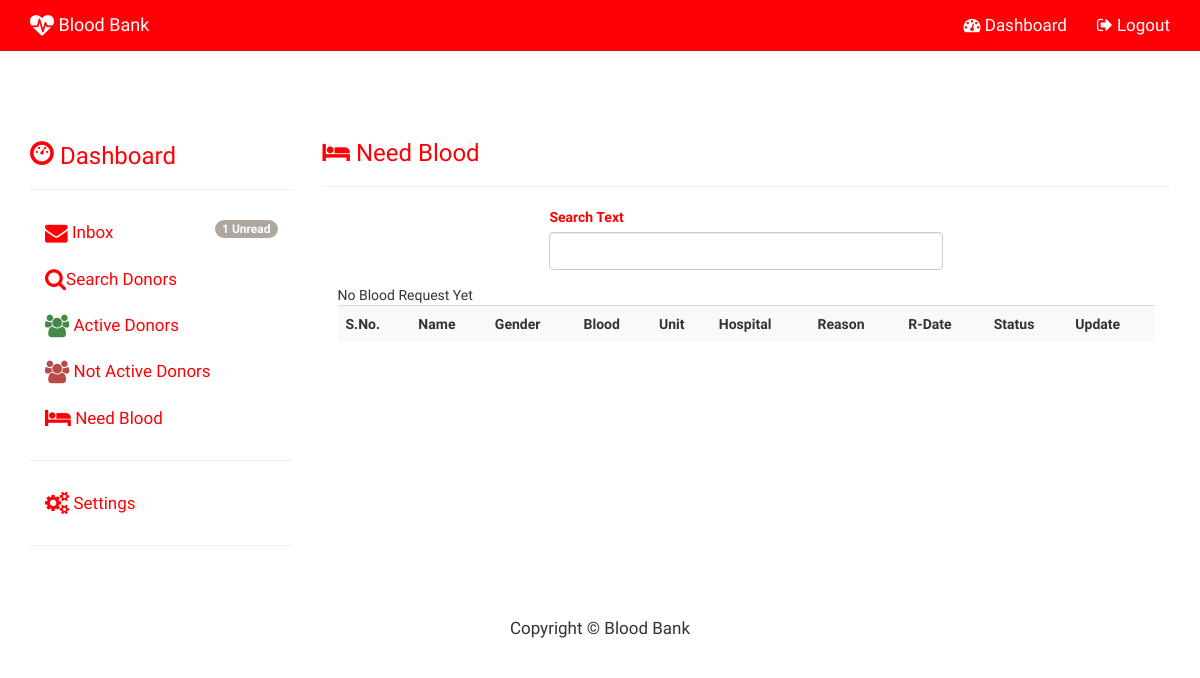
The page /admin_need_blood.php (signed in) on the database as committed earlier.
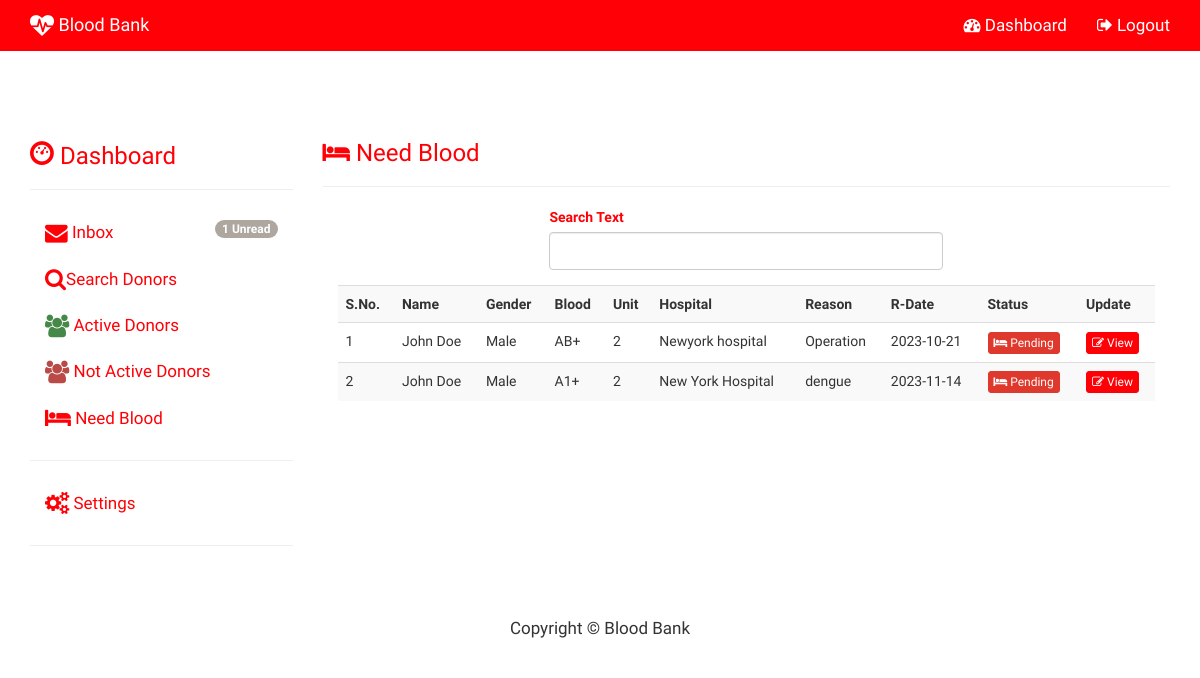
The same page on the database as committed later.
### tables this page shows
CREATE TABLE `request_blood` (
  `ID` int(11) NOT NULL,
  `NAME` varchar(150) NOT NULL,
  `GENDER` varchar(150) NOT NULL,
  `BLOOD` varchar(150) NOT NULL,
  `BUNIT` int(11) NOT NULL,
  `HOSP` text NOT NULL,
  `CITY` varchar(150) NOT NULL,
  `PIN` varchar(150) NOT NULL,
  `DOC` varchar(150) NOT NULL,
  `RDATE` date NOT NULL,
  `CNAME` varchar(150) NOT NULL,
  `CADDRESS` text NOT NULL,
  `EMAIL` varchar(150) NOT NULL,
  `CON1` varchar(150) NOT NULL,
  `CON2` varchar(150) NOT NULL,
  `REASON` text NOT NULL,
  `PIC` varchar(150) NOT NULL,
  `STATUS` int(11) NOT NULL,
  `CDATE` date NOT NULL
);

### admin_function.php (the view, shortened to what this page needs)
<?php
function load_patient($sql,$con)
{
	echo '
				<table class="table table-striped">
				<tr>
				<th>S.No.</th>
				<th>Name</th>
				<th>Gender</th>
				<th>Blood</th>
				<th>Unit</th>
				<th>Hospital</th>
				<th>Reason</th>
				<th>R-Date</th>
				<th>Status</th>
				<th>Update</th>
				</tr>';
							$result=$con->query($sql);
							$n=0;
							if($result->num_rows>0)
							{
								while($row=$result->fetch_assoc())
								{
									$n++;
									echo "<tr>";
									echo "<td>".$n."</td>";
									echo "<td>".$row['NAME']."</td>";
									echo "<td>".$row['GENDER']."</td>";
									echo "<td>".$row['BLOOD']."</td>";
									echo "<td>".$row['BUNIT']."</td>";
									echo "<td>".$row['HOSP']."</td>";
									echo "<td>".$row['REASON']."</td>";
									echo "<td>".$row['RDATE']."</td>";
									if($row["STATUS"]==0)
									{
									echo "<td><a href='#' class='btn btn-danger btn-xs'><i class='fa fa-bed'></i> Pending</a></td>";
									}
									echo "<td><a href='admin_view_request.php?id={$row['ID']}' class='btn btn-primary btn-xs'><i class='fa fa-edit'></i> View</a></td>";
									echo "</tr>";
								}
							}
							else
							{
								echo "<div >No Blood Request Yet</div>";
							}
			echo'</table>';
}
?>

### admin_need_blood.php (shortened to what this page needs)
<?php
include("config.php");
include("admin_function.php");
?>
<!DOCTYPE html>
<html lang="en">
	<head>
			<?php include("admin_head.php");?>
	</head>
	<body>
<?php include("admin_topnav.php"); ?>
<div class="container"  style='margin-top:70px;'>
	<div class="row">
		<div class="col-sm-3">
			<?php include("admin_side_nav.php");?>
		</div>
		<div class="col-sm-9" >
			<h3 class="text-primary"><i class="fa fa-bed"></i>  Need Blood</h3><hr>
<div class="col-md-6 col-md-offset-3">
			<form role="form">
				<div class="form-group text-primary">
					<label>Search Text</label>
					<input type="text" id="q" class="form-control">
				</div>
			</form>
		</div>
		<div class='col-md-12'>
			<div class='table-responsive' id="feedback">
			<?php
				$sql="Select * from request_blood";
				load_patient($sql,$con);
			?>
			</div>
		</div>
		</div>
	</div>
</div>
	 <?php include("admin_footer.php"); ?>
	</body>
</html>

### admin_head.php (shortened to what this page needs)
<link href="css/bootstrap.min.css" rel="stylesheet">
<link href="css/jquery-ui.css" rel="stylesheet">
<link href="css/modern-business.css" rel="stylesheet">
<link href="font-awesome/css/font-awesome.min.css" rel="stylesheet" type="text/css">

### admin_topnav.php (shortened to what this page needs)
<nav class="navbar navbar-default 	 navbar-fixed-top" role="navigation">
    <div class="container">
        <div class="navbar-header">
            <a class="navbar-brand" href="index.php"><i class="fa fa-heartbeat fa-lg"></i> Blood Bank</a>
        </div>
        <div class="collapse navbar-collapse" id="bs-example-navbar-collapse-1">
            <ul class="nav navbar-nav navbar-right">
  <li><a href="admin_inbox.php"><i class="fa fa-dashboard"></i> Dashboard</a></li>
                 <li><a href="admin_logout.php"><i class="fa fa-sign-out"></i> Logout</a></li>
            </ul>
        </div>
    </div>
</nav>

### admin_side_nav.php (shortened to what this page needs)
<?php
$sql="SELECT * FROM messages WHERE STATUS=1";
$result=$con->query($sql);
$n=$result->num_rows;
if($n!=0)
{
	$mes='<span class="badge pull-right">'.$n.' Unread</span>';
}
else
{
	$mes="";
}
?>
<h3 class="text-primary"><i class="glyphicon glyphicon-dashboard"></i> Dashboard</h3>
<hr>
<ul class="nav nav-stacked">
	<li><a href="admin_inbox.php"><i class="fa fa-envelope fa-lg"></i> Inbox <?php echo $mes;?></a></li>
	<li><a href="admin_donor.php"><i class="fa fa-search fa-lg"></i>Search Donors</a></li>
	<li><a href="admin_adonor.php"><i class="fa fa-users fa-lg text-success"></i> Active Donors</a></li>
	<li><a href="admin_ndonor.php"><i class="fa fa-users fa-lg text-danger"></i> Not Active Donors</a></li>
	<li><a href="admin_need_blood.php"><i class="fa fa-bed fa-lg"></i> Need Blood</a></li>
	<hr>
	<li><a href="#add" data-toggle="collapse" ><i class="fa fa-cogs fa-lg"></i> Settings</a></li>
</ul>
<hr>

### admin_footer.php (shortened to what this page needs)
<footer>
  <div class=" container-fluid">
    <div class="row">
      <div class="col-sm-12" >
		<p align="center">Copyright &copy; Blood Bank</p>
      </div>
    </div>
  </div>
</footer>

### css/modern-business.css (style rules this page uses)
html, body { height: 100%; }
body { padding-top: 50px; }
footer { margin: 50px 0; }
p,li { font-size:17px; }
.navbar-default,.panel-heading,.btn-primary { background-color:#ff0006 !important; border-color:#ff0006 !important; }
.text-primary { color:#ff0006 !important; }
.nav-stacked a { color:#ff0006 !important; }

Rows that differ between the two databases and show on the page:
added request_blood: NAME "John Doe", GENDER "Male", BLOOD "AB+", BUNIT "2", HOSP "Newyork hospital", REASON "Operation", RDATE "2023-10-21", STATUS 0 (drawn)
added request_blood: NAME "John Doe", GENDER "Male", BLOOD "A1+", BUNIT "2", HOSP "New York Hospital", REASON "dengue", RDATE "2023-11-14", STATUS 0 (drawn)
Other text that changed with them:
text no longer shown: "No Blood Request Yet"
